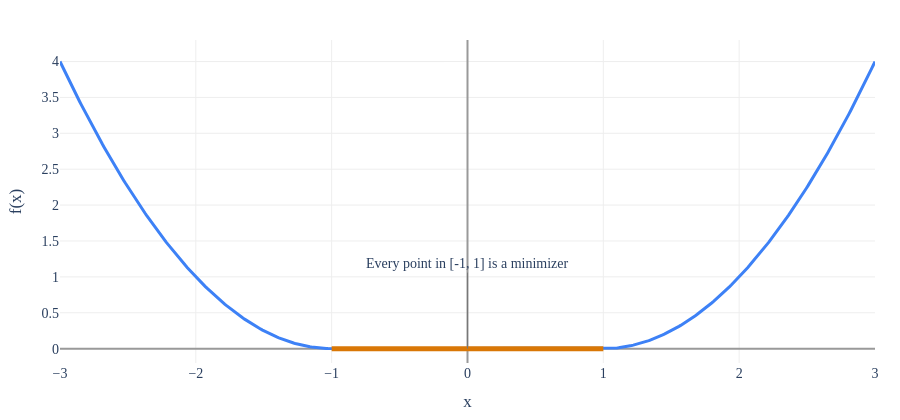

Notebook source saved alongside this figure:
### Markdown cell above
---

## Strict Convexity

A convex function can have more than one minimizer. For example, the function below has a minimum value of $0$, attained at every $x\in[-1,1]$.

### Code cell
make_flat_bottom_figure()

### Figure 1 — Plotly figure (JSON) as saved in the notebook; plotly's stock layout.template omitted (floating-point values rounded to 4 significant figures; data arrays with more than 128 entries replaced by an {"elided": "..."} marker saying what was removed)
{"data": [{"line": {"color": "#3d81f6", "width": 3}, "mode": "lines", "type": "scatter", "x": {"elided": "500 float values"}, "y": {"elided": "500 float values"}}, {"line": {"color": "#d97706", "width": 5}, "mode": "lines", "type": "scatter", "x": [-1, 1], "y": [0, 0]}], "layout": {"annotations": [{"arrowcolor": "#777777", "ax": 0, "ay": -85, "font": {"family": "Palatino Linotype, Palatino, serif", "size": 14}, "text": "Every point in [-1, 1] is a minimizer", "x": 0, "y": 0}], "autosize": true, "font": {"family": "Palatino Linotype, Palatino, serif", "size": 14}, "height": 420, "margin": {"b": 55, "l": 60, "r": 25, "t": 40}, "paper_bgcolor": "white", "plot_bgcolor": "white", "showlegend": false, "xaxis": {"gridcolor": "#eeeeee", "range": [-3, 3], "title": {"text": "x"}, "zerolinecolor": "#999999"}, "yaxis": {"gridcolor": "#eeeeee", "range": [-0.2, 4.3], "title": {"text": "f(x)"}, "zerolinecolor": "#999999"}}}
